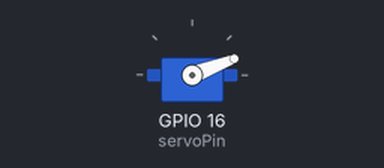
A sketch run on a simulated ESP32. Shown: servo.

Above: at 2.1 s.
At 10.5 s:
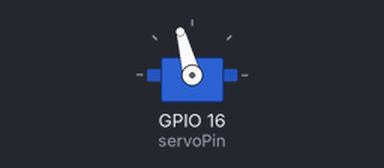
At 19.1 s:
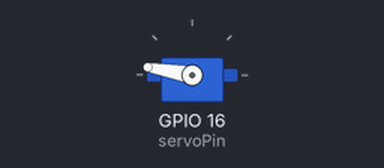
At 36.25 s:
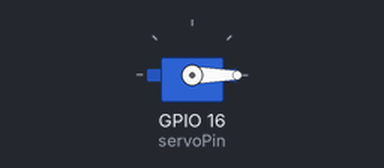
Timing chart, 0 to 40.0 s (numbered marks = the images above):
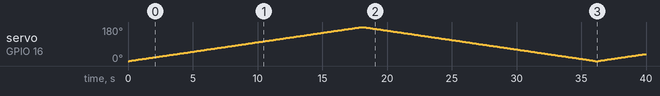

The sketch:

lesson-22-servomotorsforloop.ino
```cpp
#include <ESP32Servo.h>
int servoPin = 16;
int servoAngle = 0;
int dT = 100;
int i;
Servo myServo;

void setup() {
  // put your setup code here, to run once:
  myServo.attach(servoPin);
}

void loop() {
  // put your main code here, to run repeatedly:
  for (i=0;i<=180;i=i+1) {
    myServo.write(i);
    delay(dT);
  }
  for (i=180;i>=0;i=i-1) {
    myServo.write(i);
    delay(dT);
  }
}
```

Measured:
- by itself, servo on GPIO 16 (servoPin): 0° → 1° at 0.10 s, → 2° 0.10 s later, → 3° 0.10 s later, → 4° 0.10 s later, … (397 changes in this stretch)
